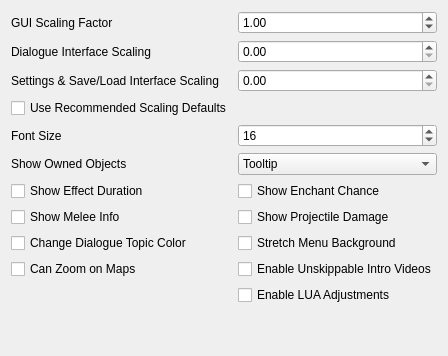
         <widget class="QWidget" name="interfaceGeneralTab">
          <attribute name="title">
           <string>General</string>
          </attribute>
          <layout class="QVBoxLayout">
           <item>
            <layout class="QGridLayout" name="interfaceGeneralGridLayout">
             <item row="6" column="1">
              <widget class="QComboBox" name="showOwnedComboBox">
               <property name="currentIndex">
                <number>1</number>
               </property>
               <item>
                <property name="text">
                 <string>Off</string>
                </property>
               </item>
               <item>
                <property name="text">
                 <string>Tooltip</string>
                </property>
               </item>
               <item>
                <property name="text">
                 <string>Crosshair</string>
                </property>
               </item>
               <item>
                <property name="text">
                 <string>Tooltip and Crosshair</string>
                </property>
               </item>
              </widget>
             </item>
             <item row="0" column="1">
              <widget class="QDoubleSpinBox" name="scalingSpinBox">
               <property name="decimals">
                <number>2</number>
               </property>
               <property name="minimum">
                <double>0.500000000000000</double>
               </property>
               <property name="maximum">
                <double>8.000000000000000</double>
               </property>
               <property name="singleStep">
                <double>0.250000000000000</double>
               </property>
               <property name="value">
                <double>1.000000000000000</double>
               </property>
              </widget>
             </item>
            <item row="5" column="1">
             <widget class="QSpinBox" name="fontSizeSpinBox">
              <property name="minimum">
               <number>12</number>
              </property>
               <property name="maximum">
                <number>18</number>
               </property>
               <property name="singleStep">
                <number>1</number>
               </property>
               <property name="value">
               <number>16</number>
              </property>
             </widget>
            </item>
            <item row="1" column="1">
             <widget class="QDoubleSpinBox" name="dialogueScalingSpinBox">
              <property name="decimals">
               <number>2</number>
              </property>
              <property name="minimum">
               <double>0.000000000000000</double>
              </property>
              <property name="maximum">
               <double>8.000000000000000</double>
              </property>
              <property name="singleStep">
               <double>0.250000000000000</double>
              </property>
              <property name="value">
               <double>0.000000000000000</double>
              </property>
             </widget>
            </item>
            <item row="0" column="0">
             <widget class="QLabel" name="scalingLabel">
              <property name="toolTip">
               <string>&lt;html&gt;&lt;head/&gt;&lt;body&gt;&lt;p&gt;This setting scales GUI windows. A value of 1.0 results in the normal scale.&lt;/p&gt;&lt;/body&gt;&lt;/html&gt;</string>
              </property>
               <property name="text">
                <string>GUI Scaling Factor</string>
               </property>
              </widget>
             </item>
             <item row="7" column="0">
              <widget class="QCheckBox" name="showEffectDurationCheckBox">
               <property name="toolTip">
                <string>&lt;html&gt;&lt;head/&gt;&lt;body&gt;&lt;p&gt;Show the remaining duration of magic effects and lights if this setting is true. The remaining duration is displayed in the tooltip by hovering over the magical effect. &lt;/p&gt;&lt;p&gt;The default value is false.&lt;/p&gt;&lt;/body&gt;&lt;/html&gt;</string>
               </property>
               <property name="text">
                <string>Show Effect Duration</string>
               </property>
              </widget>
             </item>
             <item row="9" column="0">
              <widget class="QCheckBox" name="changeDialogTopicsCheckBox">
               <property name="toolTip">
                <string>&lt;html&gt;&lt;head/&gt;&lt;body&gt;&lt;p&gt;If this setting is true, dialogue topics will have a different color if the topic is specific to the NPC you're talking to or the topic was previously seen. Color can be changed in settings.cfg.&lt;/p&gt;&lt;p&gt;The default value is false.&lt;/p&gt;&lt;/body&gt;&lt;/html&gt;</string>
               </property>
               <property name="text">
                <string>Change Dialogue Topic Color</string>
               </property>
              </widget>
             </item>
            <item row="5" column="0">
             <widget class="QLabel" name="fontSizeLabel">
              <property name="toolTip">
               <string>Size of characters in game texts.</string>
              </property>
              <property name="text">
               <string>Font Size</string>
              </property>
             </widget>
            </item>
            <item row="1" column="0">
             <widget class="QLabel" name="dialogueScalingLabel">
              <property name="toolTip">
               <string>&lt;html&gt;&lt;head/&gt;&lt;body&gt;&lt;p&gt;Scales the dialogue window independently of the main GUI scaling.&lt;/p&gt;&lt;p&gt;Set to 0.0 to follow GUI Scaling Factor.&lt;/p&gt;&lt;/body&gt;&lt;/html&gt;</string>
              </property>
              <property name="text">
               <string>Dialogue Interface Scaling</string>
              </property>
             </widget>
            </item>
            <item row="2" column="0">
            <widget class="QLabel" name="settingsInterfaceScalingLabel">
              <property name="toolTip">
               <string>&lt;html&gt;&lt;head/&gt;&lt;body&gt;&lt;p&gt;Scales the settings menu, main menu, and save/load interface independently of the main GUI scaling.&lt;/p&gt;&lt;p&gt;Set to 0.0 to follow GUI Scaling Factor.&lt;/p&gt;&lt;/body&gt;&lt;/html&gt;</string>
              </property>
              <property name="text">
               <string>Settings &amp; Save/Load Interface Scaling</string>
              </property>
             </widget>
            </item>
            <item row="2" column="1">
             <widget class="QDoubleSpinBox" name="settingsInterfaceScalingSpinBox">
              <property name="decimals">
               <number>2</number>
              </property>
              <property name="minimum">
               <double>0.000000000000000</double>
              </property>
              <property name="maximum">
               <double>8.000000000000000</double>
              </property>
              <property name="singleStep">
               <double>0.250000000000000</double>
              </property>
              <property name="value">
               <double>0.000000000000000</double>
              </property>
             </widget>
            </item>
            <item row="3" column="0">
             <widget class="QCheckBox" name="recommendedScalingDefaultsCheckBox">
              <property name="toolTip">
               <string>Apply recommended interface and dialogue scaling based on resolution.</string>
              </property>
              <property name="text">
               <string>Use Recommended Scaling Defaults</string>
              </property>
             </widget>
            </item>
              <item row="10" column="0">
               <widget class="QCheckBox" name="useZoomOnMapCheckBox">
                <property name="toolTip">
                 <string>&lt;html&gt;&lt;head/&gt;&lt;body&gt;&lt;p&gt;Enable zooming on local and global maps.&lt;/p&gt;&lt;/body&gt;&lt;/html&gt;</string>
               </property>
               <property name="text">
                <string>Can Zoom on Maps</string>
               </property>
              </widget>
             </item>
             <item row="8" column="1">
              <widget class="QCheckBox" name="showProjectileDamageCheckBox">
               <property name="toolTip">
                <string>&lt;html&gt;&lt;head/&gt;&lt;body&gt;&lt;p&gt;If this setting is true, damage bonus of arrows and bolts will be shown on item tooltip.&lt;/p&gt;&lt;p&gt;The default value is false.&lt;/p&gt;&lt;/body&gt;&lt;/html&gt;</string>
               </property>
               <property name="text">
                <string>Show Projectile Damage</string>
               </property>
              </widget>
             </item>
             <item row="8" column="0">
              <widget class="QCheckBox" name="showMeleeInfoCheckBox">
               <property name="toolTip">
                <string>&lt;html&gt;&lt;head/&gt;&lt;body&gt;&lt;p&gt;If this setting is true, melee weapons reach and speed will be shown on item tooltip.&lt;/p&gt;&lt;p&gt;The default value is false.&lt;/p&gt;&lt;/body&gt;&lt;/html&gt;</string>
               </property>
               <property name="text">
                <string>Show Melee Info</string>
               </property>
              </widget>
             </item>
             <item row="9" column="1">
             <widget class="QCheckBox" name="stretchBackgroundCheckBox">
              <property name="toolTip">
               <string>&lt;html&gt;&lt;head/&gt;&lt;body&gt;&lt;p&gt;Stretch menus, load screens, etc. to the window aspect ratio.&lt;/p&gt;&lt;/body&gt;&lt;/html&gt;</string>
              </property>
              <property name="text">
               <string>Stretch Menu Background</string>
              </property>
             </widget>
            </item>
            <item row="10" column="1">
             <widget class="QCheckBox" name="unskippableIntroVideosCheckBox">
              <property name="toolTip">
               <string>&lt;html&gt;&lt;head/&gt;&lt;body&gt;&lt;p&gt;Prevent skipping intro videos before the main menu.&lt;/p&gt;&lt;/body&gt;&lt;/html&gt;</string>
              </property>
              <property name="text">
               <string>Enable Unskippable Intro Videos</string>
              </property>
             </widget>
            </item>
            <item row="11" column="1">
             <widget class="QCheckBox" name="luaAdjustmentsCheckBox">
              <property name="toolTip">
               <string>&lt;html&gt;&lt;head/&gt;&lt;body&gt;&lt;p&gt;Hides LUA-based HUD elements when GUIs are open.&lt;/p&gt;&lt;/body&gt;&lt;/html&gt;</string>
              </property>
              <property name="text">
               <string>Enable LUA Adjustments</string>
              </property>
             </widget>
            </item>
             <item row="6" column="0">
              <widget class="QLabel" name="showOwnedLabel">
               <property name="text">
                <string>Show Owned Objects</string>
               </property>
              </widget>
             </item>
             <item row="7" column="1">
              <widget class="QCheckBox" name="showEnchantChanceCheckBox">
               <property name="toolTip">
                <string>&lt;html&gt;&lt;head/&gt;&lt;body&gt;&lt;p&gt;Whether or not the chance of success will be displayed in the enchanting menu.&lt;/p&gt;&lt;p&gt;The default value is false.&lt;/p&gt;&lt;/body&gt;&lt;/html&gt;</string>
               </property>
               <property name="text">
                <string>Show Enchant Chance</string>
               </property>
              </widget>
             </item>
            </layout>
           </item>
           <item>
            <spacer name="interfaceGeneralSpacer">
             <property name="orientation">
              <enum>Qt::Vertical</enum>
             </property>
             <property name="sizeHint" stdset="0">
              <size>
               <width>20</width>
               <height>40</height>
              </size>
             </property>
            </spacer>
           </item>
          </layout>
          </widget>
